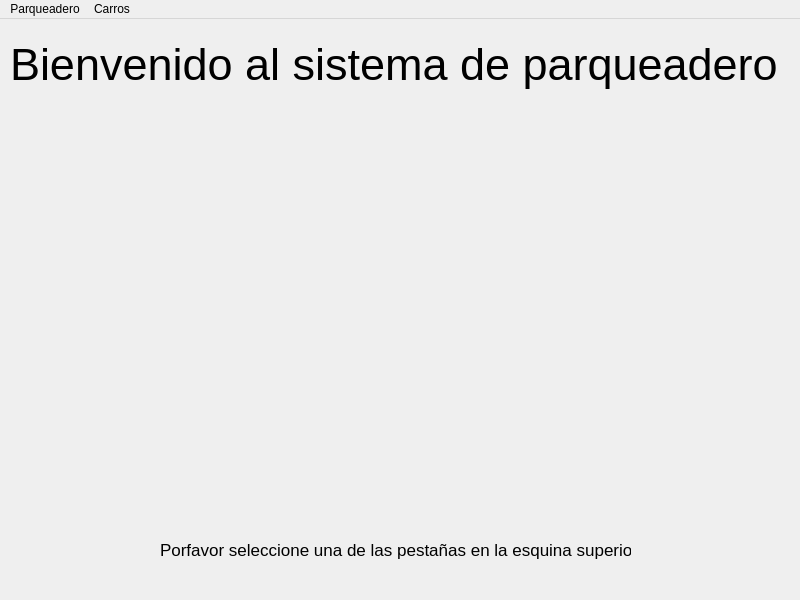
<?xml version="1.0" encoding="UTF-8"?>
<ui version="4.0">
 <class>MainWindow</class>
 <widget class="QMainWindow" name="MainWindow">
  <property name="geometry">
   <rect>
    <x>0</x>
    <y>0</y>
    <width>800</width>
    <height>600</height>
   </rect>
  </property>
  <property name="windowTitle">
   <string>Sistema de parqueadero</string>
  </property>
  <widget class="QWidget" name="centralwidget">
   <widget class="QLabel" name="text_welcome">
    <property name="geometry">
     <rect>
      <x>10</x>
      <y>10</y>
      <width>771</width>
      <height>71</height>
     </rect>
    </property>
    <property name="font">
     <font>
      <pointsize>34</pointsize>
     </font>
    </property>
    <property name="text">
     <string>Bienvenido al sistema de parqueadero</string>
    </property>
   </widget>
   <widget class="QLabel" name="text_instructions">
    <property name="geometry">
     <rect>
      <x>160</x>
      <y>520</y>
      <width>471</width>
      <height>21</height>
     </rect>
    </property>
    <property name="font">
     <font>
      <pointsize>13</pointsize>
     </font>
    </property>
    <property name="text">
     <string>Porfavor seleccione una de las pestañas en la esquina superior</string>
    </property>
   </widget>
   <widget class="QLabel" name="img_parking_symbol">
    <property name="geometry">
     <rect>
      <x>200</x>
      <y>90</y>
      <width>401</width>
      <height>391</height>
     </rect>
    </property>
    <property name="autoFillBackground">
     <bool>false</bool>
    </property>
    <property name="text">
     <string/>
    </property>
    <property name="pixmap">
     <pixmap>parking_lot_symbol.jpg</pixmap>
    </property>
   </widget>
  </widget>
  <widget class="QMenuBar" name="menubar">
   <property name="geometry">
    <rect>
     <x>0</x>
     <y>0</y>
     <width>800</width>
     <height>21</height>
    </rect>
   </property>
   <widget class="QMenu" name="menu_parking_lot">
    <property name="title">
     <string>Parqueadero</string>
    </property>
    <addaction name="action_add_parking_lot"/>
    <addaction name="action_view_fees"/>
   </widget>
   <widget class="QMenu" name="menu_cars">
    <property name="title">
     <string>Carros</string>
    </property>
    <addaction name="action_add_car"/>
    <addaction name="action_search_car"/>
    <addaction name="action_add_cars"/>
    <addaction name="action_delete_car"/>
    <addaction name="action_view_gains"/>
   </widget>
   <addaction name="menu_parking_lot"/>
   <addaction name="menu_cars"/>
  </widget>
  <action name="action_add_parking_lot">
   <property name="text">
    <string>Añadir parqueadero</string>
   </property>
  </action>
  <action name="action_add_car">
   <property name="text">
    <string>Añadir carro</string>
   </property>
  </action>
  <action name="actionPor_placa">
   <property name="text">
    <string>Por placa</string>
   </property>
  </action>
  <action name="action_search_car">
   <property name="text">
    <string>Buscar carro</string>
   </property>
  </action>
  <action name="action_add_cars">
   <property name="text">
    <string>Mostrar carros</string>
   </property>
  </action>
  <action name="action_view_fees">
   <property name="text">
    <string>Ver tarifas</string>
   </property>
  </action>
  <action name="actionEliminar_carro">
   <property name="text">
    <string>Eliminar carro</string>
   </property>
  </action>
  <action name="action_delete_car">
   <property name="text">
    <string>Eliminar carro</string>
   </property>
  </action>
  <action name="action_view_gains">
   <property name="text">
    <string>Ver ganancias</string>
   </property>
  </action>
 </widget>
 <resources/>
 <connections/>
</ui>
